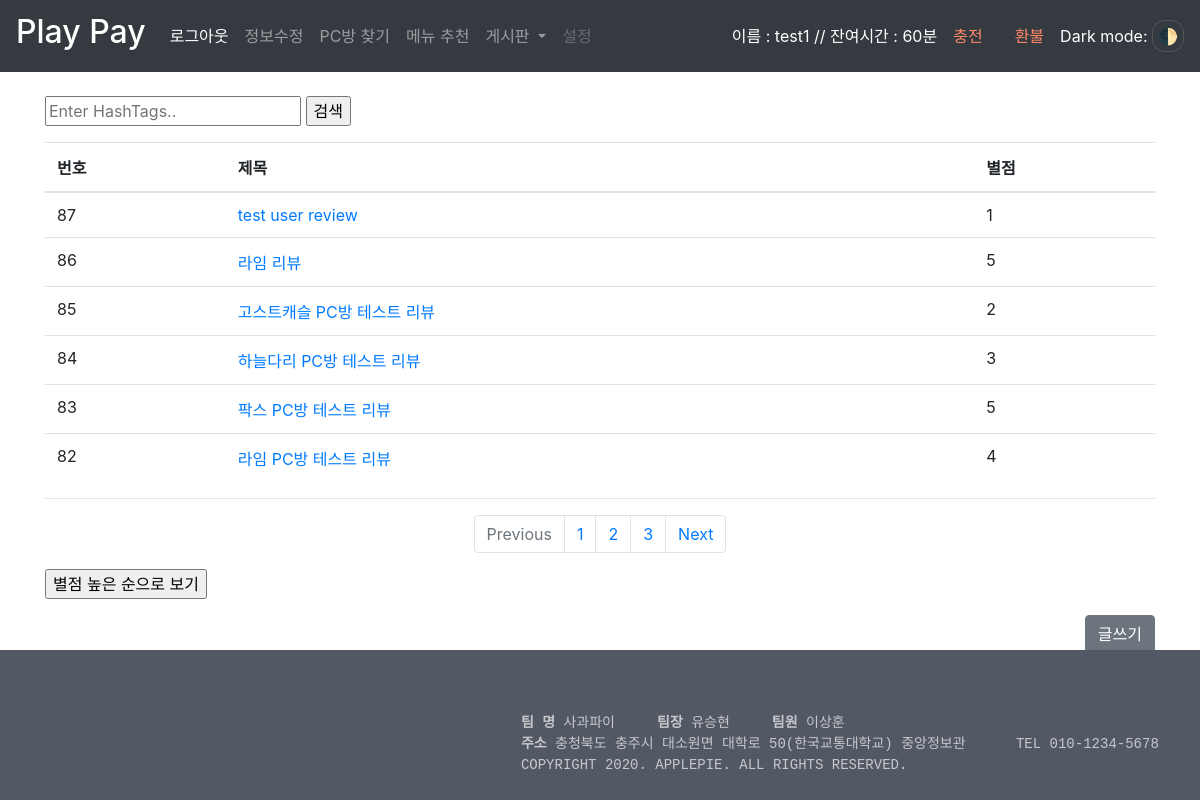
/board/1/ (signed in), run on an earlier commit of the app's database.
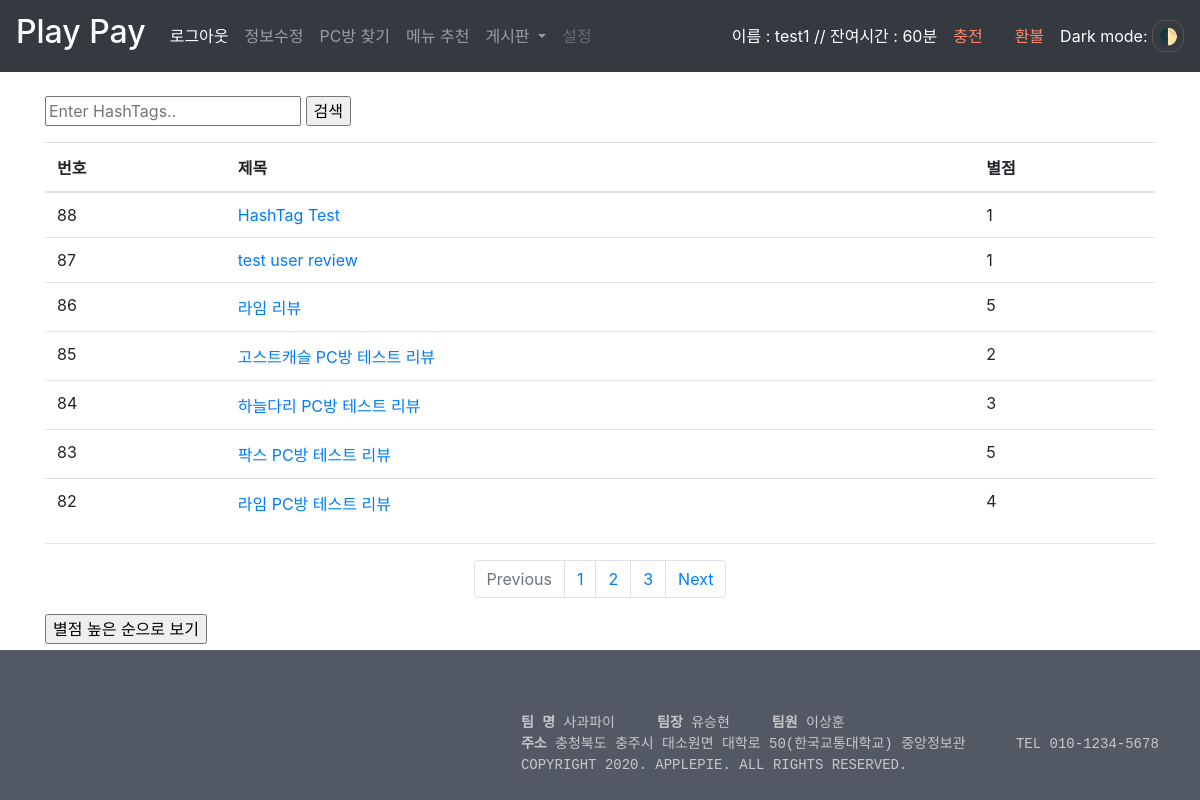
And on a later commit of the database.
### Proj/models.py (models this page shows, shortened)
class Text(models.Model):
    boardnumber = models.ForeignKey('Board', null=True, blank=True, on_delete=models.CASCADE)
    text_title = models.CharField(max_length=100)
    content = models.CharField(max_length=100)
    star = models.IntegerField(default=0)
    tags = TaggableManager(blank=True)
    user = models.CharField(max_length=100, default='default')

### Proj/views.py (the view, shortened to what this page needs)
# urls.py: path('board/<int:boardnum>/', views.ContentList.as_view(), name='contentlist'),
class ContentList(View):
    def get(self, request, boardnum):
        if not request.session.get('login', False):
            return HttpResponseRedirect('/')
        data = Text.objects.filter(boardnumber=boardnum).order_by('-id')
        form = SearchForm
        bn = boardnum
        return render(request, 'proj/contentlist.html', {'data':data, 'bn':bn, 'form':form})

### Proj/templates/Proj/contentlist.html (shortened to what this page needs)
{% extends "Proj/base.html" %}
{% block content %}
<!DOCTYPE html>
<html lang="en">
<div class="container">
<br>
{% if bn != 2 %}
<form action="/board/{{bn}}/search/" method='post'>
{{ form }}
<input type='submit' value='검색' />
</form>
{% endif %}
<table class="table table-hover">
    <thead>
    <tr>
        <th>번호</th>
        <th>제목</th>
        {% if bn == 1 %}
        <th>별점</th>
        {% endif %}
    </tr>
    </thead>
    <tbody>
    {% if data %}
    {% for data in data %}
    <tr>
        <td>{{ data.id }}</td>
        <td><a href="/board/{{bn}}/{{data.id}}">{{ data.text_title }}</a></td>
        {% if bn == 1 %}
        <td>{{ data.star }}</td>
        {% endif %}
    </tr>
    {% endfor %}
    {% else %}
    <tr>
      <td>None</td>
      <td>게시글이 없습니다.</td>
      <td>None</td>
  </tr>
    {% endif %}
    </tbody>
</table>
<hr>
<nav aria-label="Page navigation example">
  <ul class="pagination justify-content-center">
    <li class="page-item disabled">
      <a class="page-link" href="#" tabindex="-1">Previous</a>
    </li>
    <li class="page-item"><a class="page-link" href="#">1</a></li>
    <li class="page-item"><a class="page-link" href="#">2</a></li>
    <li class="page-item"><a class="page-link" href="#">3</a></li>
    <li class="page-item">
      <a class="page-link" href="#">Next</a>
    </li>
  </ul>
</nav>
{% if bn == 1 %}
<form action="/board/{{bn}}/" method='post'>
<input type="submit" value="별점 높은 순으로 보기"/>
</form>
{% endif %}
<p><input type="button" class='btn btn-secondary' value="글쓰기" onclick="window.open('/board/write','window팝업','width=350px, height=800px, left=600, menubar=no, status=no, toolbar=no');">
</p>
</div>
{% endblock %}

What changed in the data, as far as the page shows it:
added Text: id "88", text_title "HashTag Test", star "1"
Also different on the page:
form field value: "글쓰기" → (not shown)
